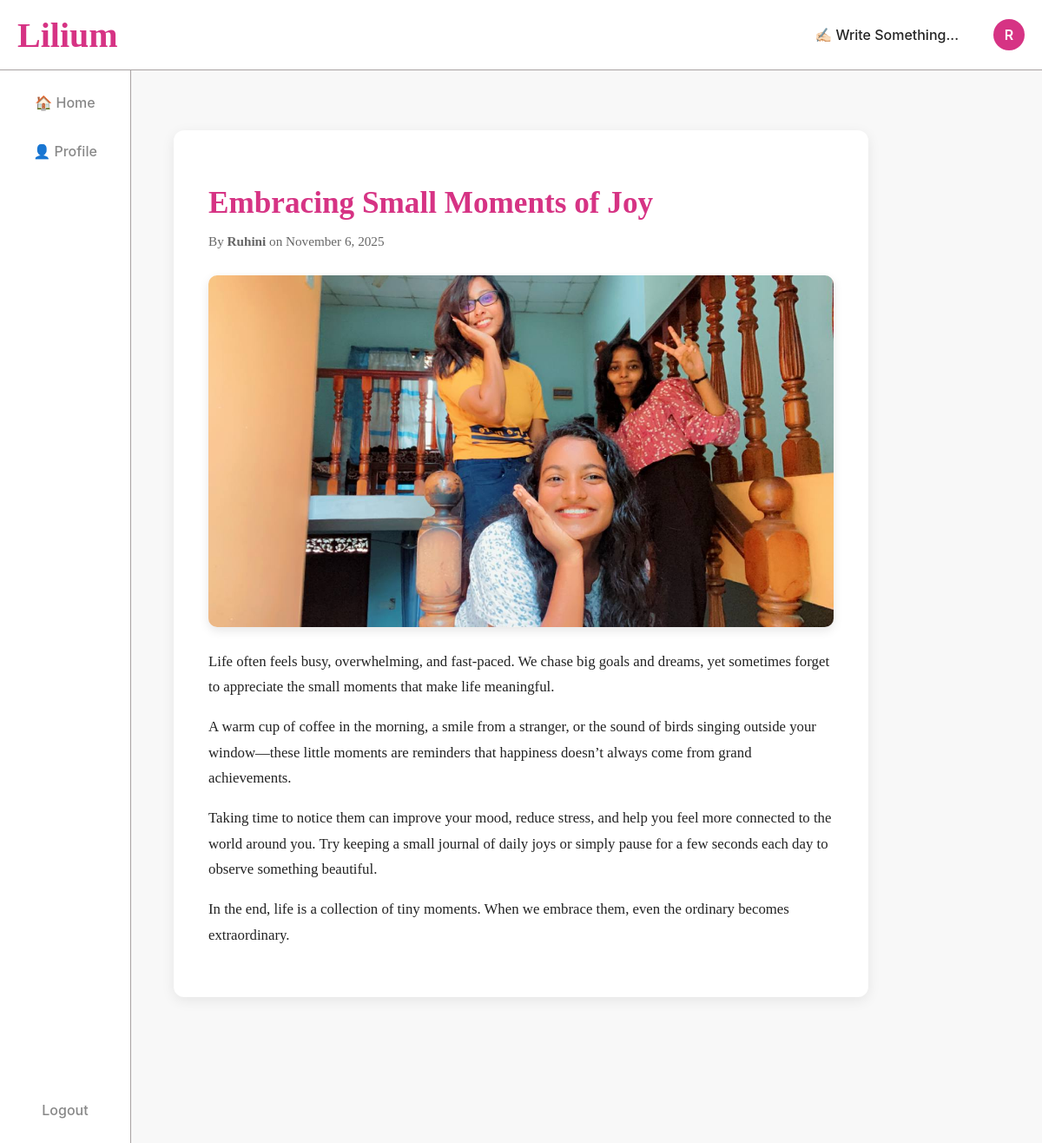
Page /view_blog.php?id=10 (signed in) on the committed database.
### tables this page shows
CREATE TABLE `blogpost` (
  `id` int(11) NOT NULL,
  `user_id` int(11) NOT NULL,
  `title` varchar(255) NOT NULL,
  `content` text NOT NULL,
  `created_at` datetime DEFAULT current_timestamp(),
  `updated_at` datetime DEFAULT current_timestamp() ON UPDATE current_timestamp()
);

CREATE TABLE `user` (
  `id` int(11) NOT NULL,
  `username` varchar(50) NOT NULL,
  `email` varchar(150) NOT NULL,
  `password` varchar(255) NOT NULL,
  `role` enum('user','admin') NOT NULL DEFAULT 'user',
  `bio` text DEFAULT NULL,
  `remember_token` varchar(64) DEFAULT NULL
);

### Parsedown.php (called while the page is built, shortened)
<?php
class Parsedown
{
    function text($text)
    {
        $Elements = $this->textElements($text);
        $markup = $this->elements($Elements);
        $markup = trim($markup, "\n");
        return $markup;
    }
    protected function textElements($text)
    {
        $text = str_replace(array("\r\n", "\r"), "\n", $text);
        $text = trim($text, "\n");
        $lines = explode("\n", $text);
        return $this->linesElements($lines);
    }
    protected $breaksEnabled;
    function setSafeMode($safeMode)
    {
        $this->safeMode = (bool) $safeMode;
        return $this;
    }
    protected $safeMode;
    protected $unmarkedBlockTypes = array(
        'Code',
    );
    protected function linesElements(array $lines)
    {
        $Elements = array();
        $CurrentBlock = null;
        foreach ($lines as $line)
        {
            if (chop($line) === '')
            {
                if (isset($CurrentBlock))
                {
                    $CurrentBlock['interrupted'] = (isset($CurrentBlock['interrupted'])
                        ? $CurrentBlock['interrupted'] + 1 : 1
                    );
                }
                continue;
            }
            $indent = strspn($line, ' ');
            $text = $indent > 0 ? substr($line, $indent) : $line;
            $Line = array('body' => $line, 'indent' => $indent, 'text' => $text);
            $marker = $text[0];
            $blockTypes = $this->unmarkedBlockTypes;
            foreach ($blockTypes as $blockType)
            {
                $Block = $this->{"block$blockType"}($Line, $CurrentBlock);
            }
            if (isset($CurrentBlock) and $CurrentBlock['type'] === 'Paragraph')
            {
                $Block = $this->paragraphContinue($Line, $CurrentBlock);
            }
            if (isset($Block))
            {
                $CurrentBlock = $Block;
            }
            else
            {
                if (isset($CurrentBlock))
                {
                    $Elements[] = $this->extractElement($CurrentBlock);
                }
                $CurrentBlock = $this->paragraph($Line);
                $CurrentBlock['identified'] = true;
            }
        }
        if (isset($CurrentBlock))
        {
            $Elements[] = $this->extractElement($CurrentBlock);
        }
        return $Elements;
    }
    protected function extractElement(array $Component)
    {
        return $Component['element'];
    }
    protected function paragraph($Line)
    {
        return array(
            'type' => 'Paragraph',
            'element' => array(
                'name' => 'p',
                'handler' => array(
                    'function' => 'lineElements',
                    'argument' => $Line['text'],
                    'destination' => 'elements',
                ),
            ),
        );
    }
    protected function paragraphContinue($Line, array $Block)
    {
        if (isset($Block['interrupted']))
        {
            return;
        }
        $Block['element']['handler']['argument'] .= "\n".$Line['text'];
        return $Block;
    }
    protected $InlineTypes = array(
        '!' => array('Image'),
        '&' => array('SpecialCharacter'),
        '*' => array('Emphasis'),
        ':' => array('Url'),
        '<' => array('UrlTag', 'EmailTag', 'Markup'),
        '[' => array('Link'),
        '_' => array('Emphasis'),
        '`' => array('Code'),
        '~' => array('Strikethrough'),
        '\\' => array('EscapeSequence'),
    );
    protected $inlineMarkerList = '!*_&[:<`~\\';
    protected function lineElements($text, $nonNestables = array())
    {
        $text = str_replace(array("\r\n", "\r"), "\n", $text);
        $Elements = array();
        $nonNestables = (empty($nonNestables)
            ? array()
            : array_combine($nonNestables, $nonNestables)
        );
        while ($excerpt = strpbrk($text, $this->inlineMarkerList))
        {
            $marker = $excerpt[0];
            $markerPosition = strlen($text) - strlen($excerpt);
            $Excerpt = array('text' => $excerpt, 'context' => $text);
            foreach ($this->InlineTypes[$marker] as $inlineType)
            {
                $Inline = $this->{"inline$inlineType"}($Excerpt);
                if ( ! isset($Inline['position']))
                {
                    $Inline['position'] = $markerPosition;
                }
                $Inline['element']['nonNestables'] = isset($Inline['element']['nonNestables'])
                    ? array_merge($Inline['element']['nonNestables'], $nonNestables)
                    : $nonNestables
                ;
                $unmarkedText = substr($text, 0, $Inline['position']);
                $InlineText = $this->inlineText($unmarkedText);
                $Elements[] = $InlineText['element'];
                $Elements[] = $this->extractElement($Inline);
                $text = substr($text, $Inline['position'] + $Inline['extent']);
                continue 2;
            }
            $unmarkedText = substr($text, 0, $markerPosition + 1);
            $InlineText = $this->inlineText($unmarkedText);
            $Elements[] = $InlineText['element'];
            $text = substr($text, $markerPosition + 1);
        }
        $InlineText = $this->inlineText($text);
        $Elements[] = $InlineText['element'];
        foreach ($Elements as &$Element)
        {
            if ( ! isset($Element['autobreak']))
            {
                $Element['autobreak'] = false;
            }
        }
        return $Elements;
    }
    protected function inlineText($text)
    {
        $Inline = array(
            'extent' => strlen($text),
            'element' => array(),
        );
        $Inline['element']['elements'] = self::pregReplaceElements(
            $this->breaksEnabled ? '/[ ]*+\n/' : '/(?:[ ]*+\\\\|[ ]{2,}+)\n/',
            array(
                array('name' => 'br'),
                array('text' => "\n"),
            ),
            $text
        );
        return $Inline;
    }
    protected function inlineImage($Excerpt)
    {
        $Excerpt['text']= substr($Excerpt['text'], 1);
        $Link = $this->inlineLink($Excerpt);
        $Inline = array(
            'extent' => $Link['extent'] + 1,
            'element' => array(
                'name' => 'img',
                'attributes' => array(
                    'src' => $Link['element']['attributes']['href'],
                    'alt' => $Link['element']['handler']['argument'],
                ),
                'autobreak' => true,
            ),
        );
        $Inline['element']['attributes'] += $Link['element']['attributes'];
        unset($Inline['element']['attributes']['href']);
        return $Inline;
    }
    protected function inlineLink($Excerpt)
    {
        $Element = array(
            'name' => 'a',
            'handler' => array(
                'function' => 'lineElements',
                'argument' => null,
                'destination' => 'elements',
            ),
            'nonNestables' => array('Url', 'Link'),
            'attributes' => array(
                'href' => null,
                'title' => null,
            ),
        );
        $extent = 0;
        $remainder = $Excerpt['text'];
        if (preg_match('/\[((?:[^][]++|(?R))*+)\]/', $remainder, $matches))
        {
            $Element['handler']['argument'] = $matches[1];
            $extent += strlen($matches[0]);
            $remainder = substr($remainder, $extent);
        }
        else
        {
            return;
        }
        if (preg_match('/^[(]\s*+((?:[^ ()]++|[(][^ )]+[)])++)(?:[ ]+("[^"]*+"|\'[^\']*+\'))?\s*+[)]/', $remainder, $matches))
        {
            $Element['attributes']['href'] = $matches[1];
            $extent += strlen($matches[0]);
        }
        return array(
            'extent' => $extent,
            'element' => $Element,
        );
    }
    protected function handle(array $Element)
    {
        if (isset($Element['handler']))
        {
            if (!isset($Element['nonNestables']))
            {
                $Element['nonNestables'] = array();
            }
            if (is_string($Element['handler']))
            {
                $function = $Element['handler'];
                $argument = $Element['text'];
                unset($Element['text']);
                $destination = 'rawHtml';
            }
            else
            {
                $function = $Element['handler']['function'];
                $argument = $Element['handler']['argument'];
                $destination = $Element['handler']['destination'];
            }
            $Element[$destination] = $this->{$function}($argument, $Element['nonNestables']);
            unset($Element['handler']);
        }
        return $Element;
    }
    protected function element(array $Element)
    {
        if ($this->safeMode)
        {
            $Element = $this->sanitiseElement($Element);
        }
        $Element = $this->handle($Element);
        $hasName = isset($Element['name']);
        $markup = '';
        if ($hasName)
        {
            $markup .= '<' . $Element['name'];
            if (isset($Element['attributes']))
            {
                foreach ($Element['attributes'] as $name => $value)
                {
                    if ($value === null)
                    {
                        continue;
                    }
                    $markup .= " $name=\"".self::escape($value).'"';
                }
            }
        }
        $permitRawHtml = false;
        if (isset($Element['text']))
        {
            $text = $Element['text'];
        }
        elseif (isset($Element['rawHtml']))
        {
            $text = $Element['rawHtml'];
            $allowRawHtmlInSafeMode = isset($Element['allowRawHtmlInSafeMode']) && $Element['allowRawHtmlInSafeMode'];
            $permitRawHtml = !$this->safeMode || $allowRawHtmlInSafeMode;
        }
        $hasContent = isset($text) || isset($Element['element']) || isset($Element['elements']);
        if ($hasContent)
        {
            $markup .= $hasName ? '>' : '';
            if (isset($Element['elements']))
            {
                $markup .= $this->elements($Element['elements']);
            }
            elseif (isset($Element['element']))
            {
                $markup .= $this->element($Element['element']);
            }
            else
            {
                if (!$permitRawHtml)
                {
                    $markup .= self::escape($text, true);
                }
                else
                {
                    $markup .= $text;
                }
            }
            $markup .= $hasName ? '</' . $Element['name'] . '>' : '';
        }
        elseif ($hasName)
        {
            $markup .= ' />';
        }
        return $markup;
    }
    protected function elements(array $Elements)
    {
        $markup = '';
        $autoBreak = true;
        foreach ($Elements as $Element)
        {
            $autoBreakNext = (isset($Element['autobreak'])
                ? $Element['autobreak'] : isset($Element['name'])
            );
            $autoBreak = !$autoBreak ? $autoBreak : $autoBreakNext;
            $markup .= ($autoBreak ? "\n" : '') . $this->element($Element);
            $autoBreak = $autoBreakNext;
        }
        $markup .= $autoBreak ? "\n" : '';
        return $markup;
    }
    protected static function pregReplaceElements($regexp, $Elements, $text)
    {
        $newElements = array();
        $newElements[] = array('text' => $text);
        return $newElements;
    }
    protected function sanitiseElement(array $Element)
    {
        static $safeUrlNameToAtt  = array(
            'a'   => 'href',
            'img' => 'src',
        );
        if ( ! isset($Element['name']))
        {
            unset($Element['attributes']);
            return $Element;
        }
        if (isset($safeUrlNameToAtt[$Element['name']]))
        {
            $Element = $this->filterUnsafeUrlInAttribute($Element, $safeUrlNameToAtt[$Element['name']]);
        }
        return $Element;
    }
    protected function filterUnsafeUrlInAttribute(array $Element, $attribute)
    {
        $Element['attributes'][$attribute] = str_replace(':', '%3A', $Element['attributes'][$attribute]);
        return $Element;
    }
    protected static function escape($text, $allowQuotes = false)
    {
        return htmlspecialchars($text, $allowQuotes ? ENT_NOQUOTES : ENT_QUOTES, 'UTF-8');
    }
}

### view_blog.php (the view, shortened to what this page needs)
<?php
require 'config.php';
require 'Parsedown.php';
$Parsedown = new Parsedown();
$Parsedown->setSafeMode(true);
$username = $_SESSION['username'] ?? 'User';
$blog_id = $_GET['id'] ?? null;
$stmt = $pdo->prepare("
    SELECT b.title, b.content, b.created_at, u.username
    FROM blogpost b
    JOIN user u ON b.user_id = u.id
    WHERE b.id = ?
");
$stmt->execute([$blog_id]);
$blog = $stmt->fetch(PDO::FETCH_ASSOC);
?>
<!DOCTYPE html>
<html lang="en">
<head>
<link rel="stylesheet" href="view_blog.css">
</head>
<body>
<aside class="sidebar">
  <nav class="sidebar-nav">
    <a href="dashboard.php">🏠 Home</a>
    <a href="profile.php">👤 Profile</a>
  </nav>
  <a href="logout.php" class="sidebar-logout">Logout</a>
</aside>
<header class="topbar">
  <div class="logo">Lilium</div>
  <nav class="top-nav">
    <a href="create_blog.php" class="write-link">✍🏻 Write Something...</a>
    <a href="profile.php" class="profile-circle" title="<?= htmlspecialchars($username) ?>">
      <?= strtoupper(substr($username, 0, 1)) ?>
    </a>
  </nav>
</header>
<main class="blog-post-container">
    <div class="blog-inner">
        <h1 class="blog-title"><?= htmlspecialchars($blog['title']) ?></h1>
        <p class="blog-meta">
            By <strong><?= htmlspecialchars($blog['username']) ?></strong>
            on <?= date('F j, Y', strtotime($blog['created_at'])) ?>
        </p>
        <article class="blog-content">
            <?= $Parsedown->text($blog['content']) ?>
        </article>
    </div>
</main>
</body>
</html>

### rows in the picture
blogpost: title "Embracing Small Moments of Joy", user.username "Ruhini", created_at "November 6, 2025", content (picture), content "Life often feels busy, overwhelming, and fast-paced. We chase big goals and dreams, yet sometimes forget to appreciate the small moments that make life meaningful. A warm cup of coffee in the morning, a smile from a stranger, or the sound of birds singing outside your window—these little moments are reminders that happiness doesn’t always come from grand achievements. Taking time to notice them can improve your mood, reduce stress, and help you feel more connected to the world around you. Try keeping a small journal of daily joys or simply pause for a few seconds each day to observe something beautiful. In the end, life is a collection of tiny moments. When we embrace them, even the…"

### other values in the picture
substr($username, 0, 1) "R"
